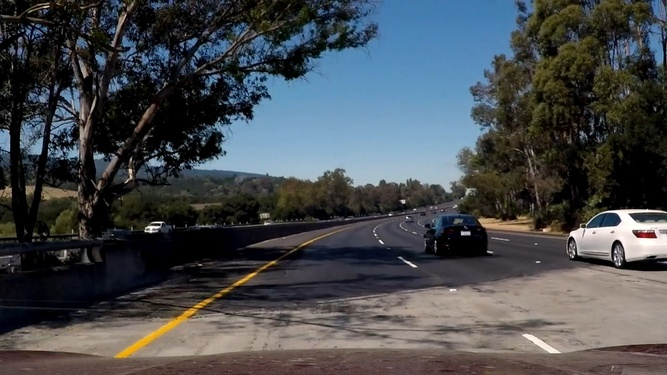
#> input picture jad/data/test_images/YellowUnderShade.jpg, 667 x 375 px, shrunk from 1280 x 720 before the run
$ jupyter execute lanes3-geometric.ipynb   (shell and % lines are left out)   (older library calls are emulated)
#> lines starting #> are read from the running program, lines starting #| are printed output that depends on the picture; after the words box and inside, x2 and y2 are one past the last pixel; in counts of white or black regions, pixels touching at a corner belong together
Based on https://github.com/naokishibuya/car-finding-lane-lines

[cell 1]
import matplotlib.pyplot as plt
import cv2
import os, glob
import copy, math
import numpy as np

g_silent = False
g_images_dir = ['test_images', 'more_images'][0]
g_dbg_tags = ['contour']
g_dbg_indices = range(0,7)
g_use_roi = False
g_white_low = [0,200,0]

[cell 2]
def show_images_(images, cmap = None):
    if len(images) == 0:
        return
    cols = 2
    rows = (len(images)+1)//cols
    plt.figure(figsize=(10, 11))
    for i, image in enumerate(images):
        plt.subplot(rows, cols, i+1)
        # use gray scale color map if there is only one channel
        cmap = 'gray' if len(image.shape)==2 else cmap
        plt.imshow(image, cmap=cmap)
        plt.xticks([])
        plt.yticks([])
    plt.tight_layout(pad=0, h_pad=0, w_pad=0)
    plt.show()

def show_images(images, tag, cmap=None):
    if g_dbg_tags is None or tag in g_dbg_tags:
        show_images_([images[x] for x in range(len(images)) if g_dbg_indices is None or x in g_dbg_indices], cmap)
src_images = [plt.imread(path) for path in glob.glob('data/{}/*.jpg'.format(g_images_dir))]
#> src_images = 1 item
show_images(src_images, 'src')

def convert_hls(image):
    return cv2.cvtColor(image, cv2.COLOR_RGB2HLS)
#> returned value: shape (375, 667, 3); mean of channels 0, 1, 2 63.7, 74.2, 72.9
hls_images = list(map(convert_hls, src_images))
#> hls_images = 1 item
show_images(hls_images, 'hls')

def select_white_yellow(hls_image):
    converted = hls_image
    # white color mask
    lower = np.uint8(g_white_low)
    upper = np.uint8([255, 255, 255])
    white_mask = cv2.inRange(converted, lower, upper)
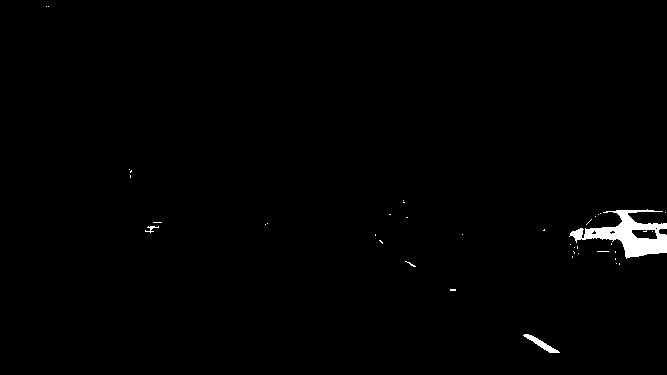
#> white_mask: shape (375, 667); 0.93% white; 39 white regions (36 under 20 px), largest, box (x1, y1, x2, y2) and area: (569, 209, 667, 259) 1993, (523, 334, 560, 353) 196, (145, 226, 159, 233) 36
    # yellow color mask
    lower = np.uint8([ 10,   0, 100])
    upper = np.uint8([ 40, 255, 255])
    yellow_mask = cv2.inRange(converted, lower, upper)
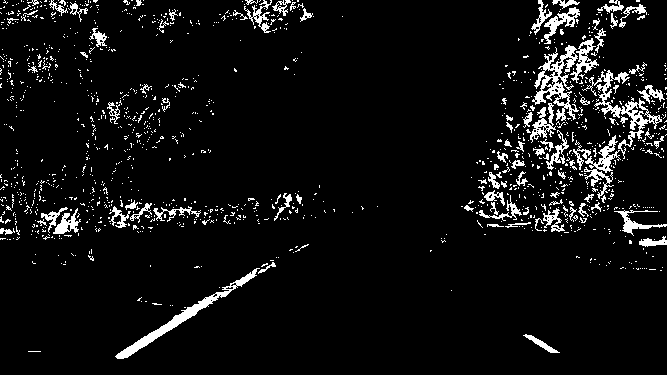
#> yellow_mask: shape (375, 667); 6.4% white; 1264 white regions (1167 under 20 px), largest, box (x1, y1, x2, y2) and area: (532, 45, 579, 121) 1243, (115, 268, 260, 359) 1219, (582, 70, 662, 159) 1170
    # combine the mask
    mask = cv2.bitwise_or(white_mask, yellow_mask)
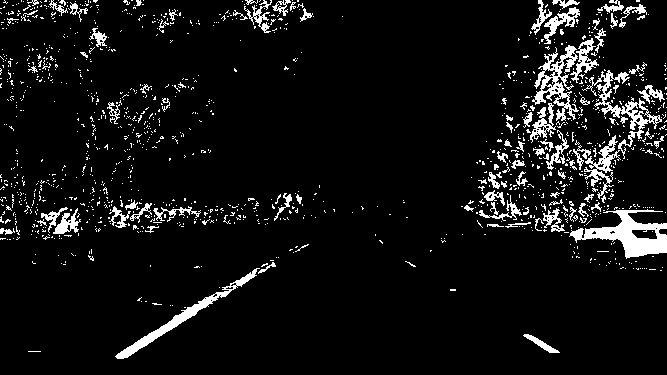
#> mask: shape (375, 667); 7.1% white; 1280 white regions (1183 under 20 px), largest, box (x1, y1, x2, y2) and area: (569, 209, 667, 259) 1994, (532, 45, 579, 121) 1243, (115, 268, 260, 359) 1219
    return cv2.bitwise_and(hls_image, hls_image, mask = mask)
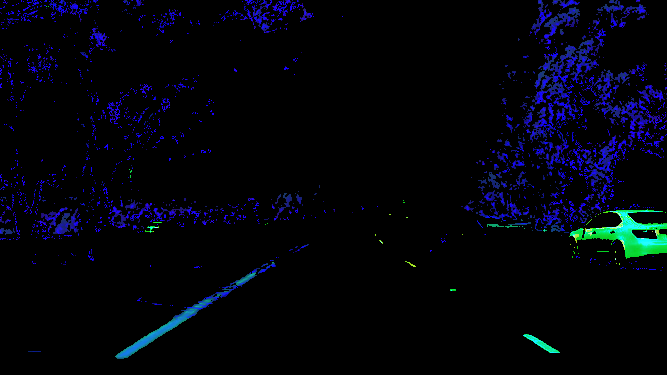
#> returned value: shape (375, 667, 3); mean of channels 0, 1, 2 1.7, 3.7, 11.5; drawn as R, G, B

white_yellow_images = list(map(select_white_yellow, hls_images))
#> white_yellow_images = 1 item
show_images(white_yellow_images, 'white_yellow')

def convert_gray_scale(image):
    return cv2.cvtColor(image, cv2.COLOR_RGB2GRAY)
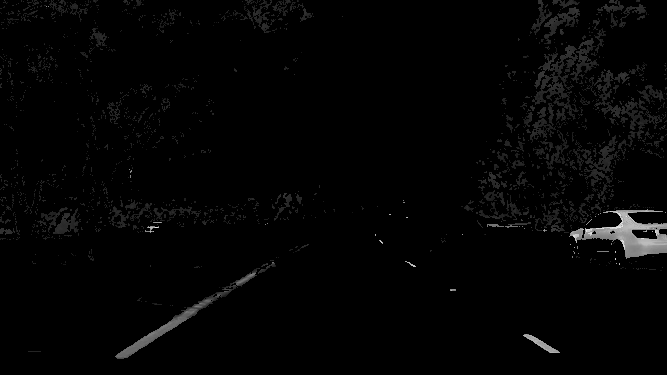
#> returned value: shape (375, 667); min 0, max 229, mean 4

gray_images = list(map(convert_gray_scale, white_yellow_images))
#> gray_images = 1 item
show_images(gray_images, 'gray')

def apply_smoothing(image, kernel_size=15):
#> called with kernel_size = 15
    return cv2.GaussianBlur(image, (kernel_size, kernel_size), 0)

blurred_images = list(map(lambda image: apply_smoothing(image), gray_images))
#> blurred_images = 1 item
show_images(blurred_images, 'blurred')

[cell 3]
def gen_contour_dirs(pts, stride = 20):
    # use statistics for a robust version of this
    if len(pts) < stride:
        return None
    dirs = []
    for i in range(len(pts)):
        p0 = pts[i]; p1 = pts[(i+stride) % len(pts)];
        dirs.append(np.subtract(p1, p0))
    return dirs
def find_opposing_point_1(pts, dirs, pi0):
    min_pi = -1; min_dist = 0.0;
    for pi in [x%len(pts) for x in range(pi0 + int(0.2*len(pts)), pi0 + int(0.8*len(pts)))]:
        #print pi, dirs[pi0], dirs[pi]
        if np.dot(dirs[pi], dirs[pi0]) < -0.5:
            pi_dist = np.linalg.norm(np.subtract(pts[pi0], pts[pi]))
            if min_pi == -1 or pi_dist < min_dist:
                min_pi = pi; min_dist = pi_dist
    return min_pi
def intersect_lines(p1, d1, p2, d2):
    try:
        t = np.linalg.solve(np.transpose([d1,np.multiply(d2, -1.0)]), np.subtract(p2, p1))
        return t[0], np.add(p1, np.multiply(d1, t[0]))
    except np.linalg.linalg.LinAlgError:
        return (None, None)
def project_pt_line(p, d, pt):
    k = np.dot(np.subtract(pt, p), d) / np.square(np.linalg.norm(d))
    return np.add(p, np.multiply(d, k))
def find_opposing_point(contour_pts, dirs, pi0, safety=0):
    if np.linalg.norm(dirs[pi0] == 0.0):
        return -1
    p0 = contour_pts[pi0]; d0 = [-dirs[pi0][1], dirs[pi0][0]];
    min_i = -1; min_score = 0.0; min_pt = None;
    for i in range(len(contour_pts)):
        if (abs(i - pi0) >= safety):
            proj_pt = project_pt_line(p0, d0, contour_pts[i])
            de = np.linalg.norm(np.subtract(proj_pt, contour_pts[i]))
            dp = np.linalg.norm(np.subtract(proj_pt, p0))
            i_score = de - dp
            if min_i == -1 or i_score < min_score:
                min_i = i; min_score = i_score;
    return min_i
def contour_is_lane(contour_pts):
    return True
contour_images = []
for i, img in enumerate(blurred_images):
    img2, contours, hierarchy = cv2.findContours(img,cv2.RETR_TREE,cv2.CHAIN_APPROX_SIMPLE)
    if i not in g_dbg_indices:
        contour_images.append(img2)
        continue
    tgt = copy.copy(src_images[i])
    for contour in [x for x in contours[:]]:
        contour_pts = [x[0] for x in contour] # I don't get this...
        contour_dirs = gen_contour_dirs(contour_pts, 4)
        is_lane = contour_is_lane(contour_pts)
        if contour_dirs is not None:
            for ti in range(5):
                pi0 = np.random.randint(len(contour_pts)-1)
                #pi0 = 40
                opp_pi = find_opposing_point(contour_pts, contour_dirs, pi0)
                if opp_pi != -1:
                    p0 = contour_pts[pi0]; d0 = [int(x) for x in [-contour_dirs[pi0][1], contour_dirs[pi0][0]]];
                    cv2.line(tgt, tuple(contour_pts[opp_pi]), tuple(p0), [255,0,0], thickness=4)
        col = [int(x*255) for x in np.random.rand(3,1)]
        col = [0,255,255] if is_lane else [255,0,0]
        tgt = cv2.drawContours(tgt, [contour], -1, col, 3)
    contour_images.append(tgt)
#> this loop made 1 pass
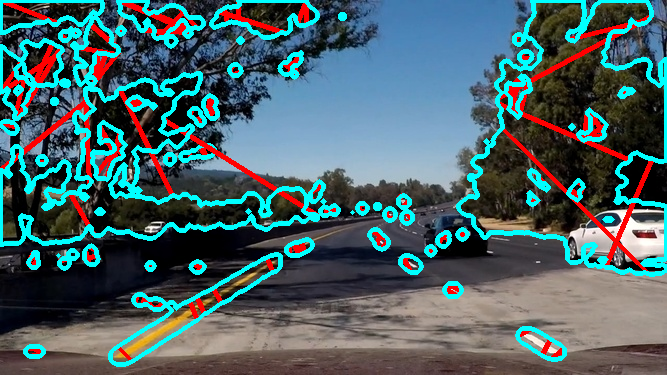
#> tgt: shape (375, 667, 3); mean R, G, B 73.1, 99.7, 103.7
show_images(contour_images, 'contour')
#> the loop in show_images_, `for i, image in enumerate(images):` made 1 pass
